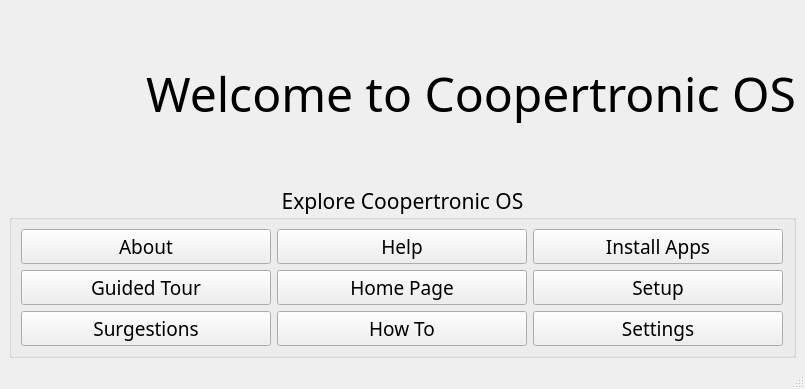
<?xml version="1.0" encoding="UTF-8"?>
<ui version="4.0">
 <class>MainWindow</class>
 <widget class="QMainWindow" name="MainWindow">
  <property name="geometry">
   <rect>
    <x>0</x>
    <y>0</y>
    <width>805</width>
    <height>389</height>
   </rect>
  </property>
  <property name="windowTitle">
   <string>Welcome</string>
  </property>
  <widget class="QWidget" name="centralwidget">
   <layout class="QVBoxLayout" name="verticalLayout">
    <item>
     <layout class="QHBoxLayout" name="main_title">
      <item>
       <widget class="QLabel" name="main_title_logo">
        <property name="maximumSize">
         <size>
          <width>300</width>
          <height>300</height>
         </size>
        </property>
        <property name="text">
         <string/>
        </property>
        <property name="pixmap">
         <pixmap>assets/Dragon.greenWhite.2024.square.png</pixmap>
        </property>
        <property name="alignment">
         <set>Qt::AlignCenter</set>
        </property>
       </widget>
      </item>
      <item>
       <widget class="QLabel" name="main_title_head">
        <property name="maximumSize">
         <size>
          <width>1200</width>
          <height>400</height>
         </size>
        </property>
        <property name="font">
         <font>
          <family>Sunflower Light</family>
          <pointsize>36</pointsize>
         </font>
        </property>
        <property name="text">
         <string>Welcome to Coopertronic OS</string>
        </property>
        <property name="alignment">
         <set>Qt::AlignCenter</set>
        </property>
       </widget>
      </item>
     </layout>
    </item>
    <item>
     <widget class="QGroupBox" name="thBtns">
      <property name="font">
       <font>
        <family>Sunflower Medium</family>
        <pointsize>16</pointsize>
       </font>
      </property>
      <property name="title">
       <string>Explore Coopertronic OS</string>
      </property>
      <property name="alignment">
       <set>Qt::AlignCenter</set>
      </property>
      <layout class="QVBoxLayout" name="verticalLayout_2">
       <item>
        <layout class="QGridLayout" name="btn_grid">
         <item row="0" column="1">
          <widget class="QPushButton" name="btn_help">
           <property name="maximumSize">
            <size>
             <width>250</width>
             <height>42</height>
            </size>
           </property>
           <property name="font">
            <font>
             <family>Sunflower Medium</family>
             <pointsize>14</pointsize>
            </font>
           </property>
           <property name="text">
            <string>Help</string>
           </property>
          </widget>
         </item>
         <item row="1" column="1">
          <widget class="QPushButton" name="btn_home">
           <property name="maximumSize">
            <size>
             <width>250</width>
             <height>42</height>
            </size>
           </property>
           <property name="font">
            <font>
             <family>Sunflower Medium</family>
             <pointsize>14</pointsize>
            </font>
           </property>
           <property name="text">
            <string>Home Page</string>
           </property>
          </widget>
         </item>
         <item row="2" column="0">
          <widget class="QPushButton" name="btn_surgest">
           <property name="maximumSize">
            <size>
             <width>250</width>
             <height>42</height>
            </size>
           </property>
           <property name="font">
            <font>
             <family>Sunflower Medium</family>
             <pointsize>14</pointsize>
            </font>
           </property>
           <property name="text">
            <string>Surgestions</string>
           </property>
          </widget>
         </item>
         <item row="2" column="2">
          <widget class="QPushButton" name="btn_settings">
           <property name="maximumSize">
            <size>
             <width>250</width>
             <height>42</height>
            </size>
           </property>
           <property name="font">
            <font>
             <family>Sunflower Medium</family>
             <pointsize>14</pointsize>
            </font>
           </property>
           <property name="text">
            <string>Settings</string>
           </property>
          </widget>
         </item>
         <item row="2" column="1">
          <widget class="QPushButton" name="btn_how">
           <property name="maximumSize">
            <size>
             <width>250</width>
             <height>42</height>
            </size>
           </property>
           <property name="font">
            <font>
             <family>Sunflower Medium</family>
             <pointsize>14</pointsize>
            </font>
           </property>
           <property name="text">
            <string>How To</string>
           </property>
          </widget>
         </item>
         <item row="0" column="2">
          <widget class="QPushButton" name="btn_install">
           <property name="maximumSize">
            <size>
             <width>250</width>
             <height>42</height>
            </size>
           </property>
           <property name="font">
            <font>
             <family>Sunflower Medium</family>
             <pointsize>14</pointsize>
            </font>
           </property>
           <property name="text">
            <string>Install Apps</string>
           </property>
          </widget>
         </item>
         <item row="0" column="0">
          <widget class="QPushButton" name="btn_about">
           <property name="maximumSize">
            <size>
             <width>250</width>
             <height>42</height>
            </size>
           </property>
           <property name="font">
            <font>
             <family>Sunflower Medium</family>
             <pointsize>14</pointsize>
            </font>
           </property>
           <property name="text">
            <string>About</string>
           </property>
          </widget>
         </item>
         <item row="1" column="2">
          <widget class="QPushButton" name="btn_setup">
           <property name="maximumSize">
            <size>
             <width>250</width>
             <height>42</height>
            </size>
           </property>
           <property name="font">
            <font>
             <family>Sunflower Medium</family>
             <pointsize>14</pointsize>
            </font>
           </property>
           <property name="text">
            <string>Setup</string>
           </property>
          </widget>
         </item>
         <item row="1" column="0">
          <widget class="QPushButton" name="btn_tour">
           <property name="maximumSize">
            <size>
             <width>250</width>
             <height>42</height>
            </size>
           </property>
           <property name="font">
            <font>
             <family>Sunflower Medium</family>
             <pointsize>14</pointsize>
            </font>
           </property>
           <property name="text">
            <string>Guided Tour</string>
           </property>
          </widget>
         </item>
        </layout>
       </item>
      </layout>
     </widget>
    </item>
   </layout>
  </widget>
  <widget class="QMenuBar" name="menubar">
   <property name="geometry">
    <rect>
     <x>0</x>
     <y>0</y>
     <width>805</width>
     <height>22</height>
    </rect>
   </property>
  </widget>
  <widget class="QStatusBar" name="statusbar"/>
 </widget>
 <resources/>
 <connections/>
</ui>
